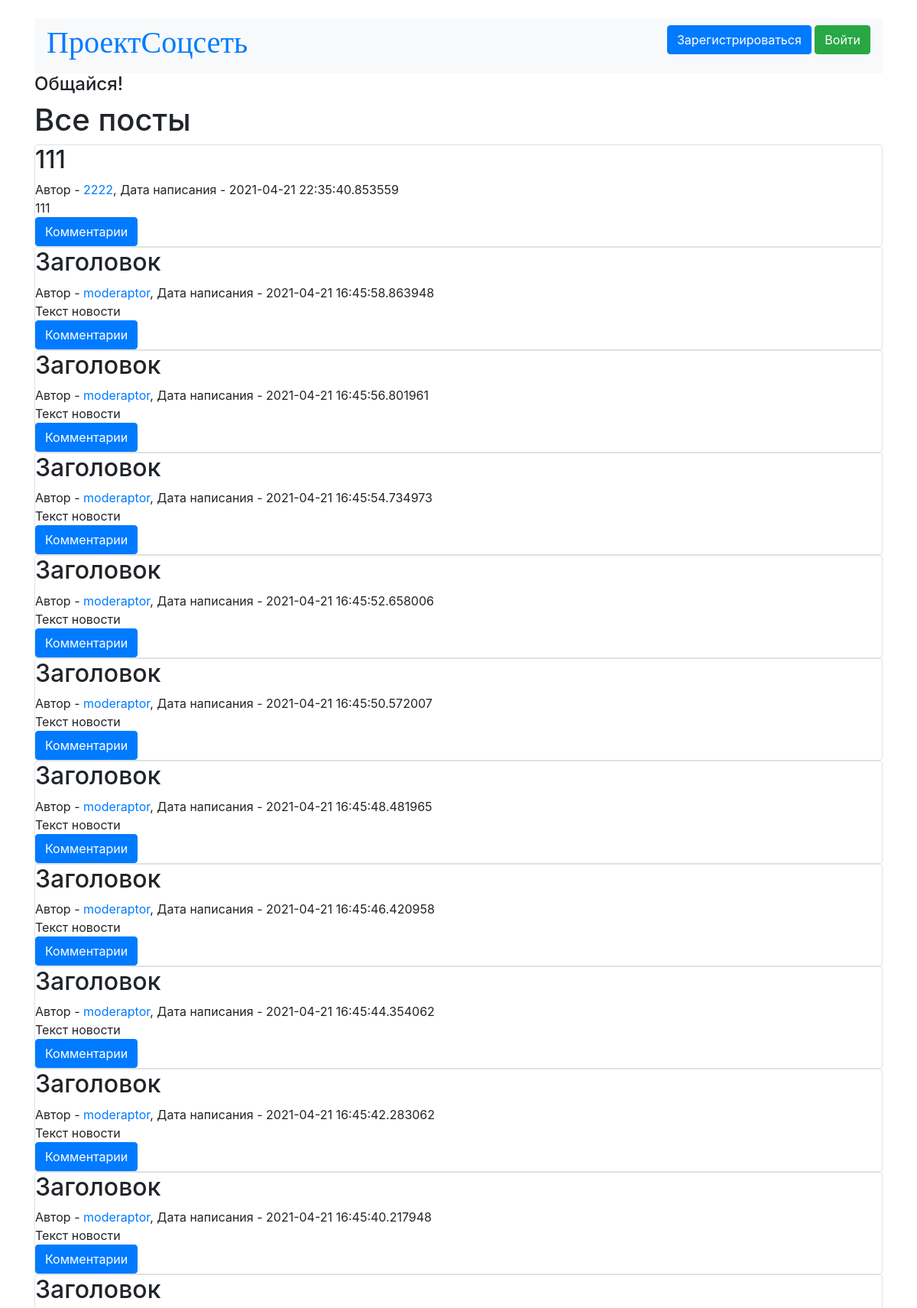
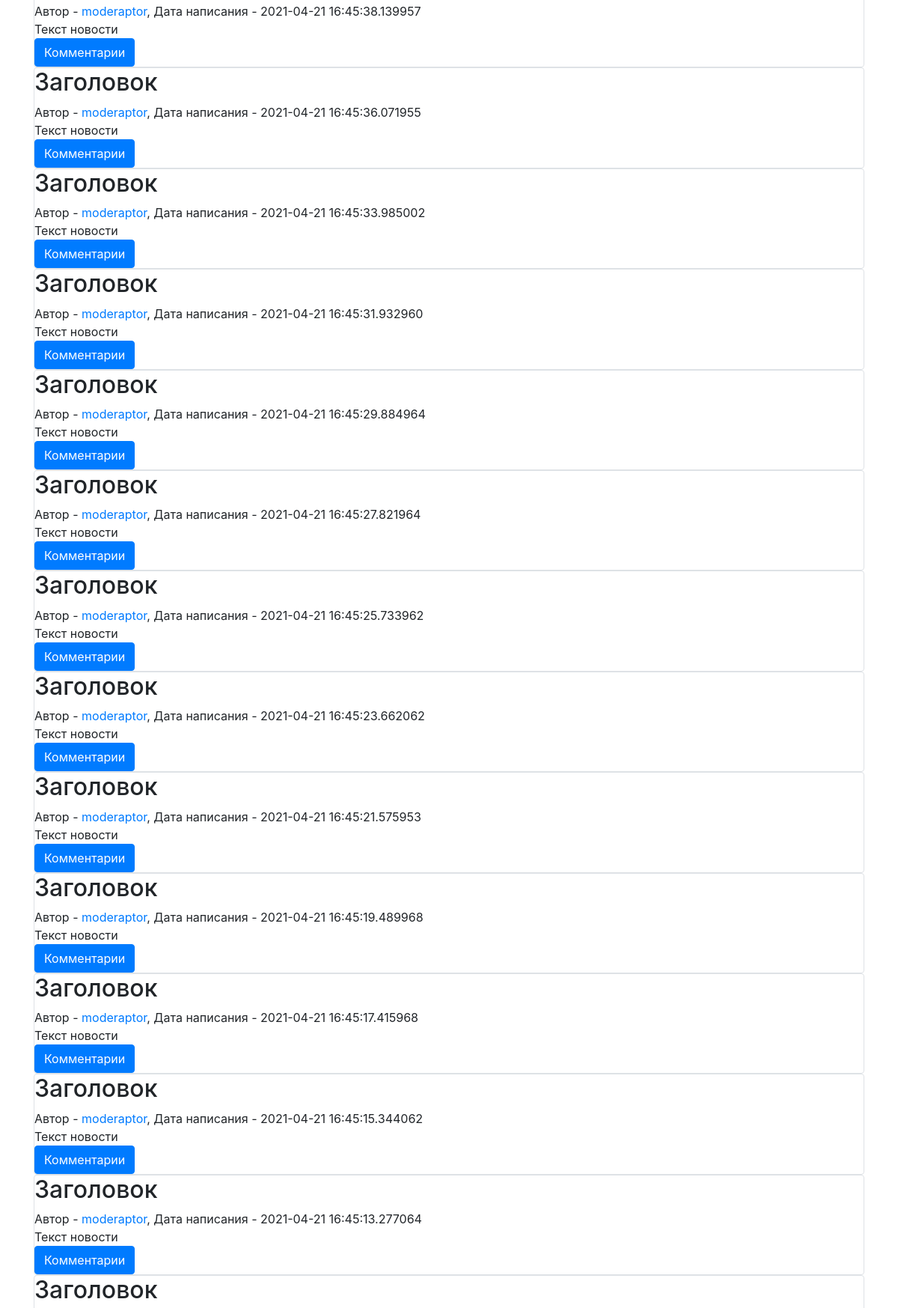
/index (upper part), run on the app's committed database (2 pictures, top to bottom).
### data/posts.py (models this page shows)
class Post(SqlAlchemyBase, SerializerMixin):
    __tablename__ = 'news'
    id = sqlalchemy.Column(sqlalchemy.Integer,
                           primary_key=True, autoincrement=True)
    title = sqlalchemy.Column(sqlalchemy.String, nullable=True)
    content = sqlalchemy.Column(sqlalchemy.String, nullable=True)
    created_date = sqlalchemy.Column(sqlalchemy.DateTime,
                                     default=datetime.datetime.now)
    author = sqlalchemy.Column(sqlalchemy.Integer,
                                    sqlalchemy.ForeignKey("users.id"))
    user = orm.relation('User')

### data/users.py (models this page shows, shortened)
class User(SqlAlchemyBase, SerializerMixin):
    __tablename__ = 'users'
    id = sqlalchemy.Column(sqlalchemy.Integer,
                           primary_key=True, autoincrement=True)
    name = sqlalchemy.Column(sqlalchemy.String, nullable=True)
    birth = sqlalchemy.Column(sqlalchemy.Integer, nullable=True)
    posts = sqlalchemy.Column(sqlalchemy.String, nullable=True)
    phone = sqlalchemy.Column(sqlalchemy.String, nullable=True)
    email = sqlalchemy.Column(sqlalchemy.String,
                              index=True, unique=True, nullable=True)
    about = sqlalchemy.Column(sqlalchemy.String, nullable=True)
    hashed_password = sqlalchemy.Column(sqlalchemy.String, nullable=True)
    register_date = sqlalchemy.Column(sqlalchemy.DateTime,
                                      default=datetime.datetime.now)
    online_date = sqlalchemy.Column(sqlalchemy.DateTime,
                                      default=datetime.datetime.now)

### PythonApplication7.py (the view)
@app.route('/')
@app.route('/index')
def index():
    db_sess = db_session.create_session()
    news = db_sess.query(Post)
    if session.get('user_id', -1) != -1:
        username = db_sess.query(User).filter(User.id == session.get('user_id')).first().name
    else:
        username = 'pass'
    print(session.get('user_id'))
    return render_template("index.html", posts=news, username=username).replace('&lt;', '<').replace('&gt;', '>')

### data/db_session.py (called while the page is built)
def create_session() -> Session:
    global __factory
    return __factory()

### templates/index.html (shortened to what this page needs)
﻿{% extends "base.html" %}
{% block content %}
<h1>Все посты</h1>
{% for item in posts[::-1] %}
<div class="col-md6 border rounded">
    <h2>{{item.title}}</h2>
    <div>
        Автор - <a href="/user/{{item.author}}">{{item.user.name}}</a>, Дата написания - {{item.created_date}}
    </div>
    <div>
        {{item.content}}
    </div>
    <a class="btn btn-primary " href="/post/{{item.id}}">Комментарии</a>
</div>
{% endfor %}
{% endblock %}

### data on the page
Post: title "111", user.name "2222", created_date "2021-04-21 22:35:40.853559", content "111"
Post: title "Заголовок", user.name "moderaptor", created_date "2021-04-21 16:45:58.863948", content "Текст новости"
Post: title "Заголовок", user.name "moderaptor", created_date "2021-04-21 16:45:56.801961", content "Текст новости"
Post: title "Заголовок", user.name "moderaptor", created_date "2021-04-21 16:45:54.734973", content "Текст новости"
Post: title "Заголовок", user.name "moderaptor", created_date "2021-04-21 16:45:52.658006", content "Текст новости"
Post: title "Заголовок", user.name "moderaptor", created_date "2021-04-21 16:45:50.572007", content "Текст новости"
Post: title "Заголовок", user.name "moderaptor", created_date "2021-04-21 16:45:48.481965", content "Текст новости"
Post: title "Заголовок", user.name "moderaptor", created_date "2021-04-21 16:45:46.420958", content "Текст новости"
Post: title "Заголовок", user.name "moderaptor", created_date "2021-04-21 16:45:44.354062", content "Текст новости"
Post: title "Заголовок", user.name "moderaptor", created_date "2021-04-21 16:45:42.283062", content "Текст новости"
Post: title "Заголовок", user.name "moderaptor", created_date "2021-04-21 16:45:40.217948", content "Текст новости"
Post: title "Заголовок", user.name "moderaptor", created_date "2021-04-21 16:45:38.139957", content "Текст новости"
Post: title "Заголовок", user.name "moderaptor", created_date "2021-04-21 16:45:36.071955", content "Текст новости"
Post: title "Заголовок", user.name "moderaptor", created_date "2021-04-21 16:45:33.985002", content "Текст новости"
Post: title "Заголовок", user.name "moderaptor", created_date "2021-04-21 16:45:31.932960", content "Текст новости"
Post: title "Заголовок", user.name "moderaptor", created_date "2021-04-21 16:45:29.884964", content "Текст новости"
Post: title "Заголовок", user.name "moderaptor", created_date "2021-04-21 16:45:27.821964", content "Текст новости"
Post: title "Заголовок", user.name "moderaptor", created_date "2021-04-21 16:45:25.733962", content "Текст новости"
Post: title "Заголовок", user.name "moderaptor", created_date "2021-04-21 16:45:23.662062", content "Текст новости"
Post: title "Заголовок", user.name "moderaptor", created_date "2021-04-21 16:45:21.575953", content "Текст новости"
Post: title "Заголовок", user.name "moderaptor", created_date "2021-04-21 16:45:19.489968", content "Текст новости"
Post: title "Заголовок", user.name "moderaptor", created_date "2021-04-21 16:45:17.415968", content "Текст новости"
Post: title "Заголовок", user.name "moderaptor", created_date "2021-04-21 16:45:15.344062", content "Текст новости"
Post: title "Заголовок", user.name "moderaptor", created_date "2021-04-21 16:45:13.277064", content "Текст новости"
Post: title "Заголовок"
